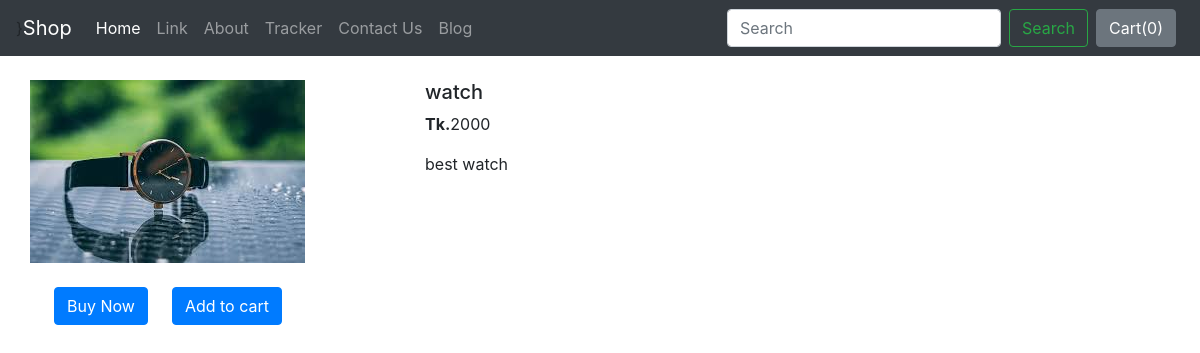
The page /shop/products/1 on the database its author committed.
### shop/models.py (models this page shows)
class Product (models.Model):
	product_id = models.AutoField
	product_name = models.CharField(max_length=50)
	category = models.CharField(max_length=50, default="")
	subcategory = models.CharField(max_length=50, default="")
	price =  models.IntegerField(default=0)
	desc = models.CharField(max_length=300)
	pub_date = models.DateField()
	image =   models.ImageField(upload_to = "shop/images", default="")
	def  __str__(self):
		return self.product_name

### shop/views.py (the view)
# urls.py: path('products/<int:id>',views.productView,name="Product"),
def productView (request,id):
	product = Product.objects.filter(id=id)
	print(product)
	return render(request,'shop/prodView.html',{'product':product[0]})

### shop/templates/shop/prodView.html (shortened to what this page needs)
{% extends 'shop/basic.html' %}
{% block body %}
<div class="container my-4">
	<div class="row">
	<div class="col-md-4">
		<div class="row">
			<img src="/media/{{product.image}}">
		</div>
		<div class="row my-4">
			<button class="btn btn-primary mx-4">Buy Now</button>
			<button class="btn btn-primary">Add to cart</button>
		</div>
	</div>
	<div class="col-md-8">
			<h5>{{product.product_name}}</h5>
			<p><b> Tk.</b>{{product.price}}</p>
			<p>{{product.desc}}</p>
	</div>
	</div>
</div>
{% endblock %}

### rows shown on the page
Product: image (picture), product_name "watch", price "2000", desc "best watch"
